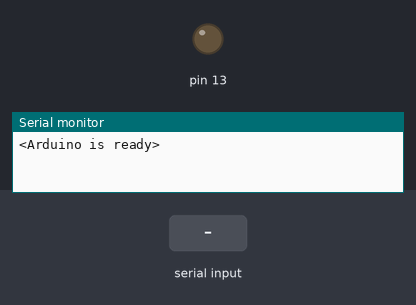
Bench run of a sketch on a simulated Arduino Uno, built with avr-gcc and run on an emulated ATmega328P. On the bench: output pins drawn as LEDs (lit = HIGH), the last lines printed to the serial monitor. The test bench sets the inputs (shaded band).

Above: at 1.2 s.
1.3 s: "L." received over Serial
At 1.6 s:
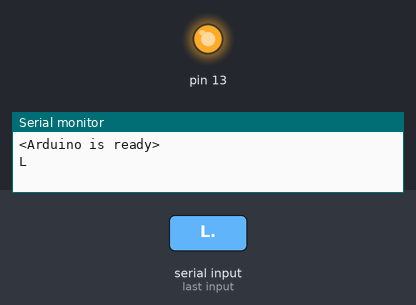
2.8 s: "1." received over Serial
At 3.9 s:
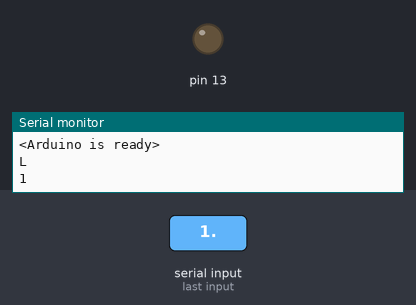
Timing chart, 0 to 5.8 s (numbered marks = the images above; inputs shaded):
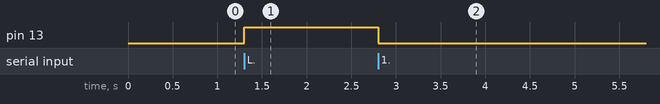

Measured:
- after the input at 1.3 s, pin 13: LOW → HIGH at once
- after the input at 2.8 s, pin 13: HIGH → LOW at once

The sketch:

comms.ino
```cpp
void decoder(String rc) {
  if (rc.charAt(0) == 'L') {
    digitalWrite(13, HIGH);
  } else {
    digitalWrite(13, LOW);
  }
}

void setup() {
  Serial.begin(9600);
  Serial.println("<Arduino is ready>");

  pinMode(13, OUTPUT);
}

void loop() {
  if (Serial.available() > 0) {
    String rc = Serial.readStringUntil('.');
    decoder(rc);
    Serial.println(rc);
  }
}
```
